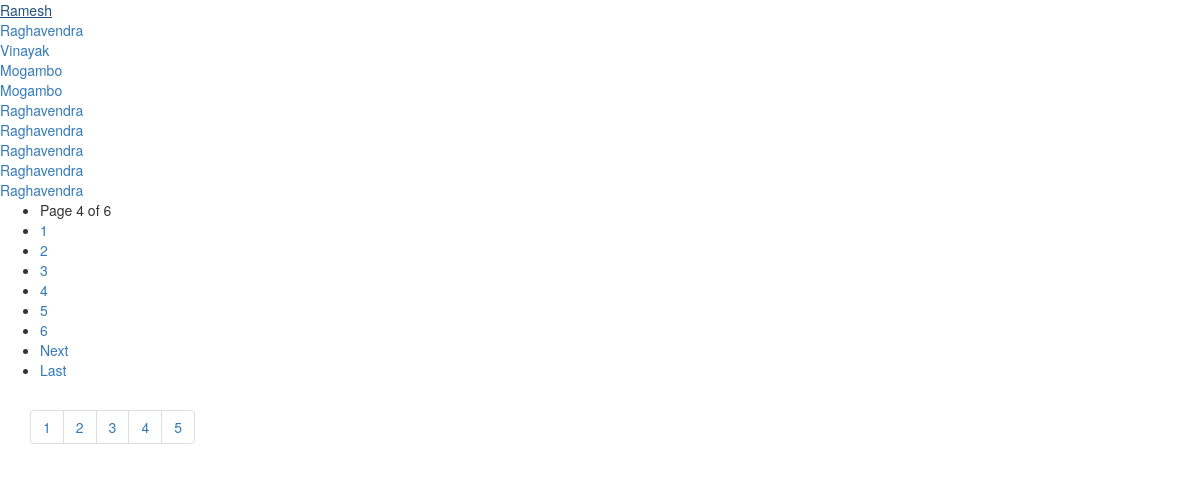
The page /extra/example.php?page=4 on the database its author committed.
### tables this page shows
CREATE TABLE `tbl_register` (
  `id` int(11) NOT NULL,
  `fname` text NOT NULL,
  `lname` text NOT NULL,
  `email` varchar(50) NOT NULL,
  `password` varchar(20) NOT NULL,
  `dob` date NOT NULL,
  `gender` text NOT NULL,
  `contact` int(10) NOT NULL,
  `address` varchar(30) NOT NULL,
  `city` text NOT NULL,
  `state` text NOT NULL,
  `country` text NOT NULL,
  `image` varchar(50) NOT NULL,
  `is_deleted` int(1) NOT NULL DEFAULT '0',
  `recovery_Code` varchar(20) NOT NULL
);

### extra/example.php (the view, shortened to what this page needs)
<?php
  if(isset($_GET["page"]))
    $page = (int)$_GET["page"];
    else
    $page = 1;
    $setLimit = 10;
    $pageLimit = ($page * $setLimit) - $setLimit;
    $sql = "SELECT * FROM tbl_register  LIMIT ".$pageLimit." , ".$setLimit;
    $query = mysql_query($sql);
    while ($rec = mysql_fetch_array($query)) {
    ?>
    <div class="show"><a href="http://www.discussdesk.com/<?php echo $rec["id"];?>.htm" target="_blank"><?php echo $rec['fname'];?></a></div>
    <?php }  ?>
    <?php
    echo displayPaginationBelow($setLimit,$page);
    function displayPaginationBelow($per_page,$page){
     $query = "SELECT COUNT(*) as totalCount FROM tbl_register";
     $rec = mysql_fetch_array(mysql_query($query));
     $total = $rec['totalCount'];
       $adjacents = "2";
     $page = ($page == 0 ? 1 : $page);
     $next = $page + 1;
       $setLastpage = ceil($total/$per_page);
     $setPaginate = "";
     if($setLastpage > 1)
     {
       $setPaginate .= "<ul class='setPaginate'>";
                   $setPaginate .= "<li class='setPage'>Page $page of $setLastpage</li>";
       if ($setLastpage < 7 + ($adjacents * 2))
       {
         for ($counter = 1; $counter <= $setLastpage; $counter++)
         {
           if ($counter == $page)
             $setPaginate.= "<li><a class='current_page'>$counter</a></li>";
           else
             $setPaginate.= "<li><a href='?page=$counter'>$counter</a></li>";
         }
       }
       if ($page < $counter - 1){
         $setPaginate.= "<li><a href='?page=$next'>Next</a></li>";
               $setPaginate.= "<li><a href='?page=$setLastpage'>Last</a></li>";
       }else{
         $setPaginate.= "<li><a class='current_page'>Next</a></li>";
               $setPaginate.= "<li><a class='current_page'>Last</a></li>";
           }
       $setPaginate.= "</ul>\n";
     }
       return $setPaginate;
   }
?>
<!DOCTYPE html>
<html lang="en">
<head>
  <link rel="stylesheet" href="https://maxcdn.bootstrapcdn.com/bootstrap/3.3.7/css/bootstrap.min.css">
</head>
<body>
<div class="container">
  <ul class="pagination">
    <li><a href="#">1</a></li>
    <li><a href="#">2</a></li>
    <li><a href="#">3</a></li>
    <li><a href="#">4</a></li>
    <li><a href="#">5</a></li>
  </ul>
</div>
</body>
</html>

### rows shown on the page
tbl_register: fname "Ramesh"
tbl_register: fname "Raghavendra"
tbl_register: fname "Vinayak"
tbl_register: fname "Mogambo"
tbl_register: fname "Mogambo"
tbl_register: fname "Raghavendra"
tbl_register: fname "Raghavendra"
tbl_register: fname "Raghavendra"
tbl_register: fname "Raghavendra"
tbl_register: fname "Raghavendra"

### other values the page prints
$page "4"
$setLastpage "6"
